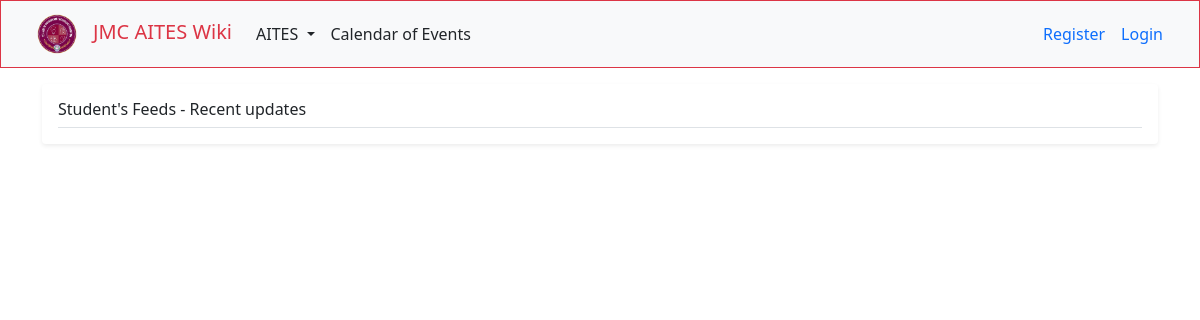
The app's page /, older data.
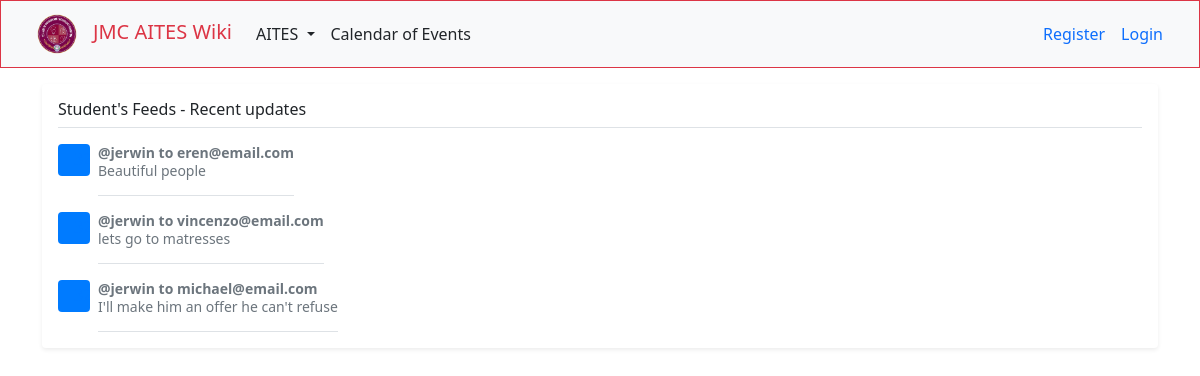
The same page, newer data.
### students/models.py (models this page shows, shortened)
class StudentComment(models.Model):
    student = models.ForeignKey(Student, on_delete=models.CASCADE, related_name='comments')
    name = models.CharField(max_length=100)
    email = models.EmailField(default='null')
    body = models.TextField(default='null')
    created_on = models.DateTimeField(default=now)
    active = models.BooleanField(default=True)
    class Meta:
        ordering = ['created_on']

class Student(models.Model):
    YEAR_LEVEL = [
        ('I','First Year'),
        ('II','Second Year'),
        ('III','Third Year'),
        ('IV','Fourth Year')
    ]
    fname = models.CharField(max_length=64, verbose_name='first name')
    lname = models.CharField(max_length=64, verbose_name='last name')
    birth_date = models.DateField(blank=True, null=True)
    student_program = models.ForeignKey(Program, on_delete = models.CASCADE, related_name="student_program", verbose_name='program')
    email = models.EmailField(unique=True, max_length=64, verbose_name='email')
    yearlevel = models.CharField(max_length=5, choices=YEAR_LEVEL, verbose_name='year level')
    user_image = models.ImageField(upload_to=image_path, default='profile_pic/default.jpg')
    def __str__(self):
        return f"{self.email}"

### users/views.py (the view)
# urls.py: path('', views.index, name ="home"),
def index(request):
    students = StudentComment.objects.all()
    return render(request, 'users/index.html', {
        'students' : students,
    })

### users/templates/users/index.html (shortened to what this page needs)
{% extends 'users/layout.html' %}
{% block body %}
{% include 'partials/_navbar.html' %}
<main class="container">
    <div class="my-3 p-3 bg-body rounded shadow-sm">
      <h6 class="border-bottom pb-2 mb-0"> Student's Feeds - Recent updates</h6>
      {% for student in students %}
      <div class="d-flex text-muted pt-3">
        <svg class="bd-placeholder-img flex-shrink-0 me-2 rounded" width="32" height="32" xmlns="http://www.w3.org/2000/svg" role="img" aria-label="Placeholder: 32x32" preserveAspectRatio="xMidYMid slice" focusable="false"><title>Placeholder</title><rect width="100%" height="100%" fill="#007bff"/><text x="50%" y="50%" fill="#007bff" dy=".3em">32x32</text></svg>
        <p class="pb-3 mb-0 small lh-sm border-bottom">
          <strong class="d-block text-gray-dark">@{{student.name}} to {{student.student}}</strong>
          {{student.body}}
        </p>
      </div>
      {% endfor %}
    </div>
  </main>
{% endblock %}

Row changes from the older to the newer data that the page shows:
added StudentComment: name "jerwin", student "eren@email.com", body "Beautiful people"
added StudentComment: name "jerwin", student "vincenzo@email.com", body "lets go to matresses"
added StudentComment: name "jerwin", student "michael@email.com", body "I'll make him an offer he can't refuse"
